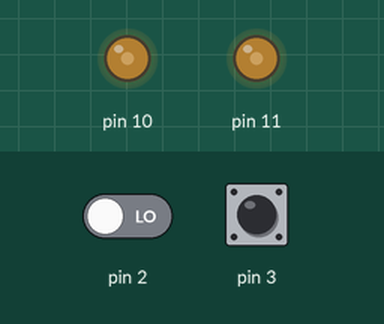
This sketch was run on a simulated Arduino Uno, built with avr-gcc and run on an emulated ATmega328P. Parts: output pins drawn as LEDs (lit = HIGH). The test bench sets the inputs (shaded band); at power-on: pin 3 LOW, pin 2 LOW. What the sketch prints to the serial monitor is not drawn.

Above: at 1.2 s.
1.3 s: pin 3 pulsed HIGH 5 times (0.12 s each, 0.3 s apart)
At 1.57 s:
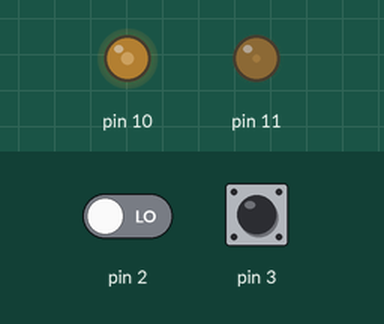
At 3.2 s:
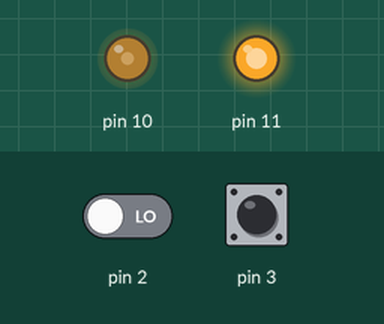
Timing chart, 0 to 4.7 s (numbered marks = the images above; inputs shaded):
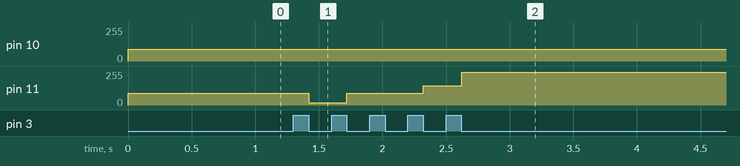

The sketch:

speed_signal_interup.ino
```cpp
volatile int pwm_value_speed = 0;
volatile int prev_time_speed = 0;

volatile int prev_time_stearing = 0;
volatile int pwm_value_stearing = 0;

volatile bool toggle_action = false;
volatile int lastRecordedVals[5] = {0, 0, 0, 0, 0};

volatile int i = -1;

const int MOTOR_ACTIVE_RANGE = 230 - 195;

void setup() {
  Serial.begin(115200);
  attachInterrupt(0, risingSpeed, RISING);
  attachInterrupt(1, risingStearing, RISING);
}

void loop() {
  int val = scaleToAnalogSig(mean());

  int motor_pwm_left = val;
  int motor_pwm_right = val;

  float normalized_stearing = normalize_pwm(pwm_value_stearing);

  if(normalized_stearing < 0.45) { // stearing left
    motor_pwm_right = val;
    int left_motor_offset = val - (MOTOR_ACTIVE_RANGE * pow((1 - normalized_stearing), 5));
    if(left_motor_offset > 0) {
      motor_pwm_left = left_motor_offset;
    }
  } else if (normalized_stearing > 0.55) { // stearing right
    motor_pwm_left = val;
    int right_motor_offset = val - (MOTOR_ACTIVE_RANGE * pow(normalized_stearing, 5));
    if(right_motor_offset > 0) {
     motor_pwm_right = right_motor_offset;
    }
  }

  Serial.println(motor_pwm_left);
  analogWrite(11, motor_pwm_left); // 11 is left
  analogWrite(10, motor_pwm_right); // 10 is right
}

float scaleToAnalogSig(float val) {
  return ((230.0-195.0)*((val - 1500.0) / (2000.0 - 1500.0))) + 195;
}

float mean() {
  int sum = 0;
  for (byte i = 0; i < 5; i = i + 1) {
    sum += lastRecordedVals[i];
  }

  return sum / 5;
}

float normalize_pwm(int pwm) {
  const float MIN_PWM = 985.0;
  const float MAX_PWM = 2015.0;

  return (pwm - MIN_PWM) / (MAX_PWM - MIN_PWM);
}


void risingSpeed() {
  attachInterrupt(0, fallingSpeed, FALLING);
  prev_time_speed = micros();
}

void fallingSpeed() {
  attachInterrupt(0, risingSpeed, RISING);
  i++;
  pwm_value_speed = micros() - prev_time_speed;
  if (pwm_value_speed > 1600) {
    lastRecordedVals[i] = pwm_value_speed;
  } else {
    lastRecordedVals[i] = 0;
  }

  if (i == 4) {
    i = -1;
  }
}


void risingStearing() {
  attachInterrupt(1, fallingStearing, FALLING);
  prev_time_stearing = micros();
}

void fallingStearing() {
 attachInterrupt(1, risingStearing, RISING);
 pwm_value_stearing = micros() - prev_time_stearing;
}
```

Measured:
- after the input at 1.3 s, pin 11: 90/255 → 18/255 after 0.12 s, → 90/255 0.30 s later, → 145/255 0.60 s later, → 245/255 0.30 s later
